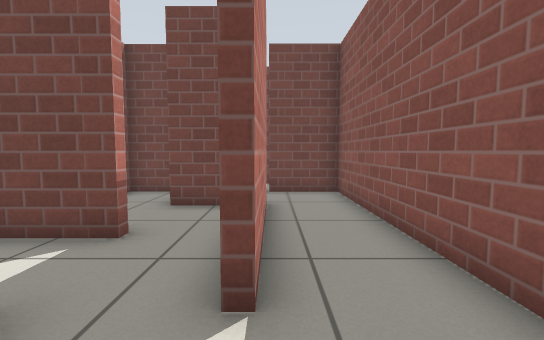
view 1 (above)

20 first-person views from a walk through a robot-simulator world made for Gazebo. The camera is 0.71 m above the floor, tilts 4° down and sees 90° across. The floor is counted in squares, 0.5 m on a side. Each view is taken from the middle of a square. On the plan, view 1 faces up. The plan holds only what a view shows up to about 13 squares ahead; the rest is blank. Gazebo's built-in surfaces are drawn with simple patterns.

view 2
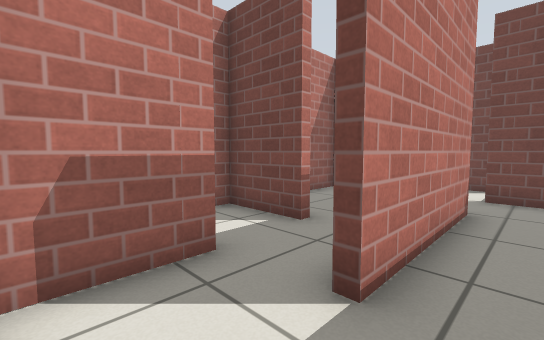

view 3
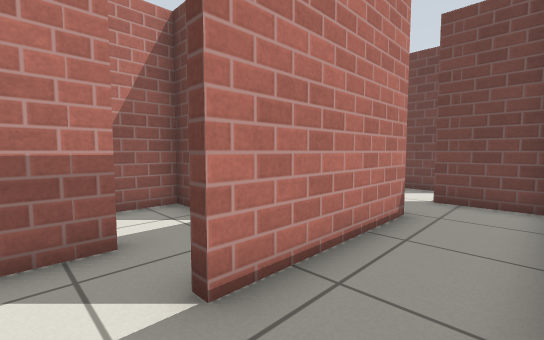

view 4
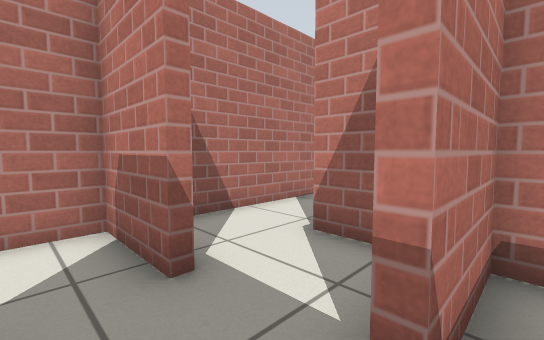

view 5
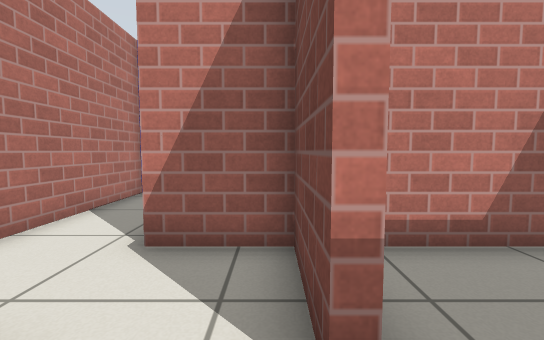

view 6
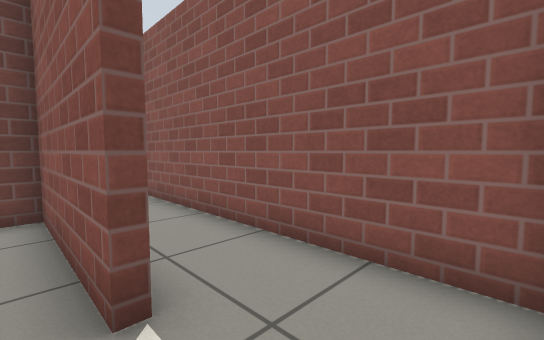

view 7
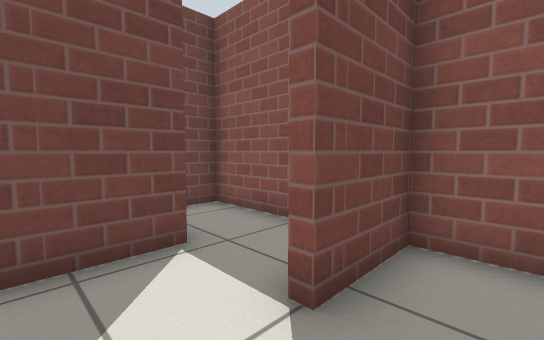

view 8
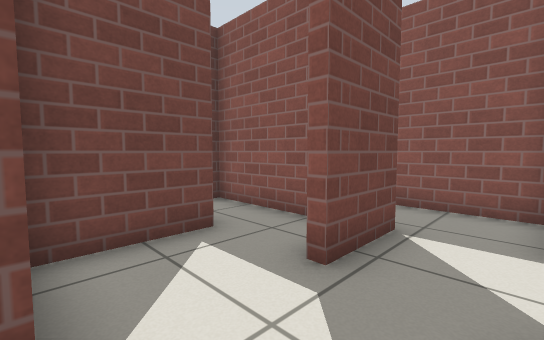

view 9
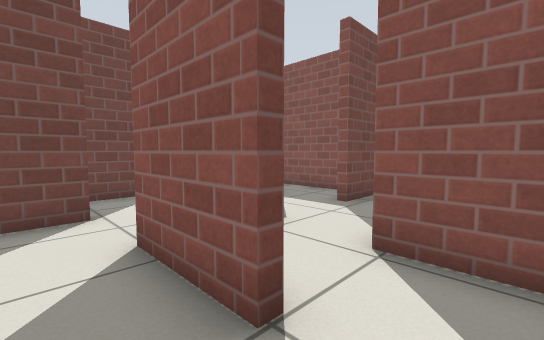

view 10
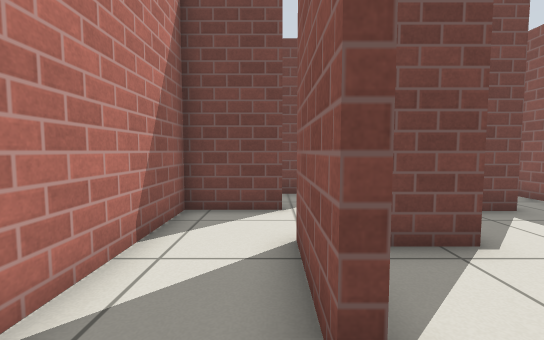

view 11
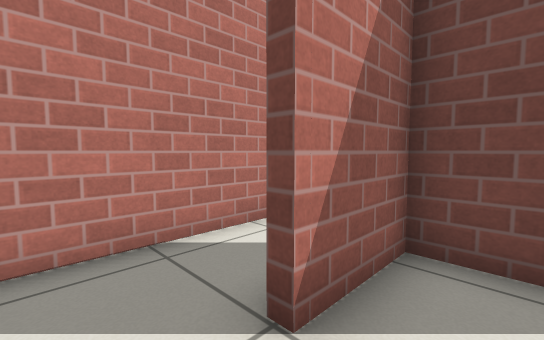

view 12
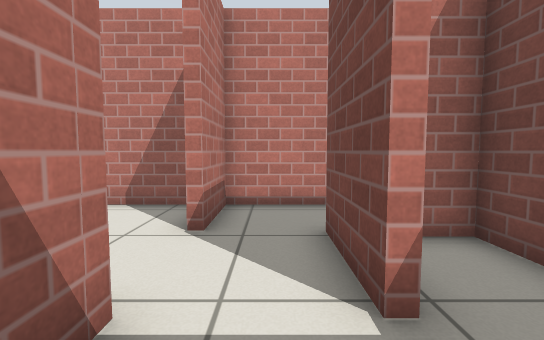

view 13
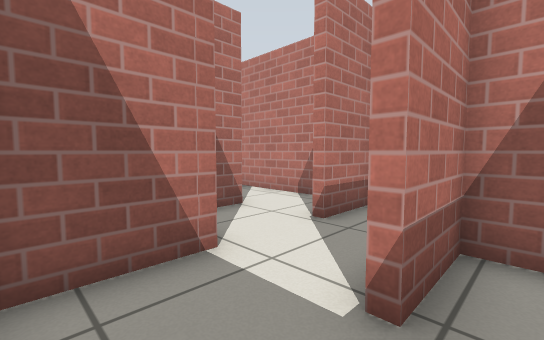

view 14
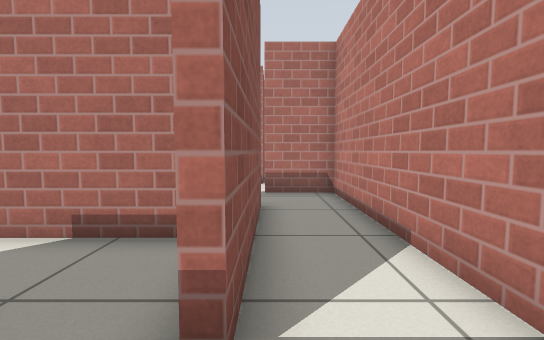

view 15
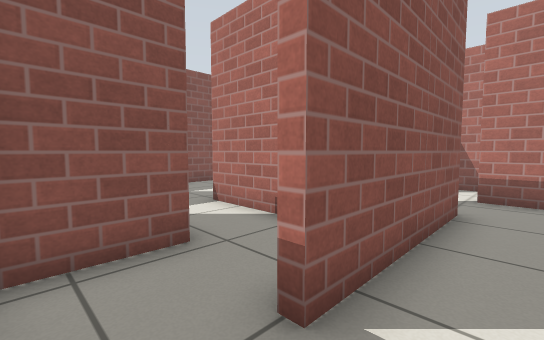

view 16
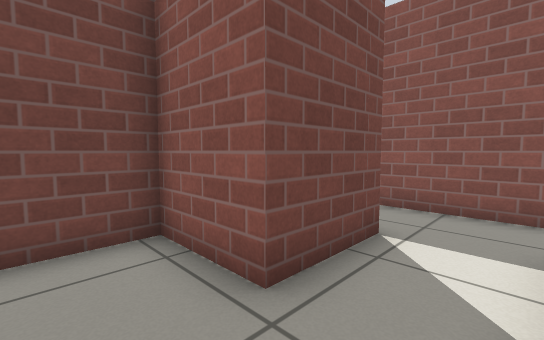

view 17
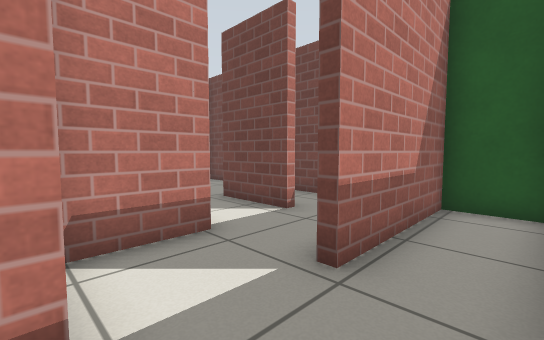

view 18
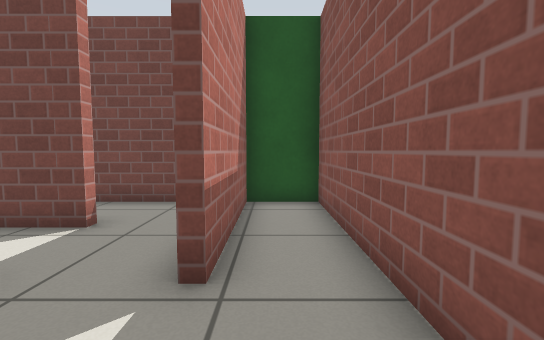

view 19
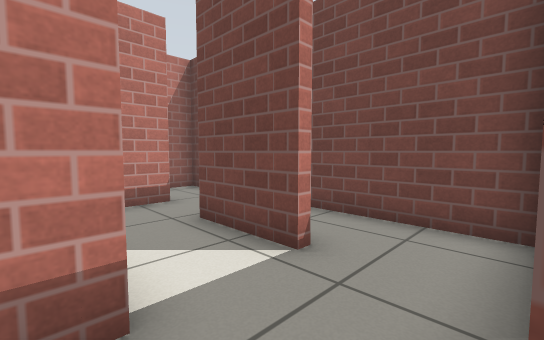

view 20
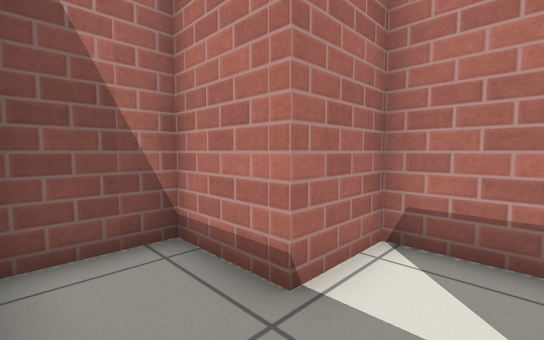

### Floor plan
Key: @ floor where view 1 was taken; # wall or solid block; . floor.
Columns run from 10 left of view 1 to 3 right of it. Each row starts with its distance up from view 1.
 25 ##############
 24 #....#....#..#
 23 #....#....#..#
 22 #.#..###..#..#
 21 #.#.......#..#
 20 #.#.......#..#
 19 #.#######....#
 18 #.#... .#....#
 17 #.###.. ###..#
 16 #.......#.#..
 15 ###....##.####
 14 #....###..#..#
 13 #....#....#..#
 12 #.####..###..#
 11 #.#..........#
 10 #.#..........#
  9 #....##  .####
  8 #....#. . ...#
  7      #.####..#
  6      #....#..#
  5      #....#..#
  4      ###..#..#
  3      #....#..#
  2      #.#.....#
  1   .....#.....#
  0 #......#..@..#
 -1 ##########

Positions as (right, up) in squares from view 1, and headings:
1: (0, 0), facing up
2: (1, 0), facing up-left
3: (2, 1), facing up-left
4: (-1, 5), facing down-left
5: (-1, 4), facing left
6: (-1, 0), facing up-right
7: (-2, 8), facing up-right
8: (-5, 10), facing up-right
9: (-9, 8), facing up-right
10: (-8, 8), facing up
11: (-6, 8), facing up-left
12: (-3, 16), facing left
13: (-3, 18), facing down-left
14: (-8, 24), facing down
15: (-9, 24), facing down-right
16: (-7, 20), facing up-right
17: (2, 17), facing up-left
18: (1, 17), facing up
19: (0, 19), facing up-left
20: (2, 19), facing down-left
